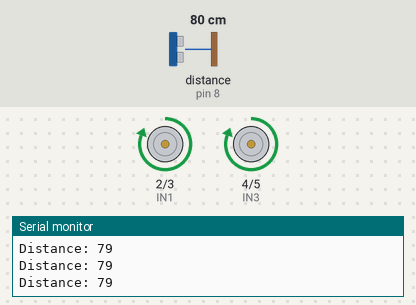
The sketch below on a simulated Arduino Uno, built with avr-gcc and run on an emulated ATmega328P. Parts: motor-driver pin pairs drawn as motors (green arrow = first pin HIGH = forward, orange = second pin HIGH = backward, longer = more drive), the last lines printed to the serial monitor. Wiring (inferred from the names in the program): ultrasonic range finder: trigger pin 9; echo pin 8. Inputs (shaded band) come from the test bench; at power-on: distance to the obstacle (sensor on pin 8) 80 cm. The echo pulse lasts 58.3 µs per cm.

Above: at 1.2 s.
1.3 s: distance to the obstacle (sensor on pin 8) set to 29 cm
4.3 s: distance to the obstacle (sensor on pin 8) set to 24 cm
At 5.0 s:
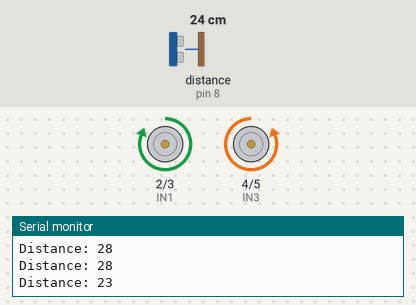
7.3 s: distance to the obstacle (sensor on pin 8) set to 250 cm
At 8.7 s:
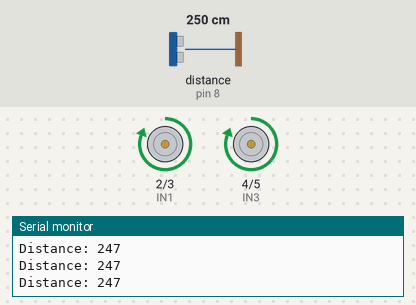
9.0 s: distance to the obstacle (sensor on pin 8) set to 2 cm
At 9.15 s:
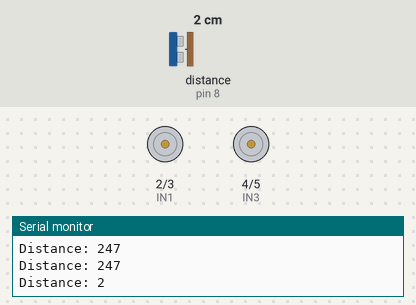
Timing chart, 0 to 13.0 s (numbered marks = the images above; inputs shaded):
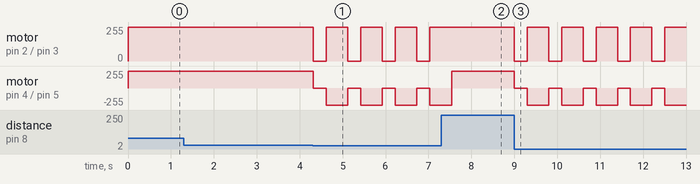

The sketch:

autonomous_vehicle.ino
```cpp
#include <SoftwareSerial.h>

#define trigPin 9
#define echoPin 8

#define IN1 2
#define IN2 3
#define IN3 4
#define IN4 5

SoftwareSerial gpsSerial(10, 11); // RX, TX

long duration;
int distance;

void setup() {
  pinMode(trigPin, OUTPUT);
  pinMode(echoPin, INPUT);

  pinMode(IN1, OUTPUT);
  pinMode(IN2, OUTPUT);
  pinMode(IN3, OUTPUT);
  pinMode(IN4, OUTPUT);

  Serial.begin(9600);
  gpsSerial.begin(9600);

  Serial.println("Autonomous Vehicle Initialized");
}

void loop() {
  distance = getDistance();
  Serial.print("Distance: ");
  Serial.println(distance);

  if (distance > 25) {
    moveForward();
  } else {
    stopMotor();
    delay(300);
    turnRight();
    delay(500);
  }

  readGPS();
}

int getDistance() {
  digitalWrite(trigPin, LOW);
  delayMicroseconds(2);

  digitalWrite(trigPin, HIGH);
  delayMicroseconds(10);
  digitalWrite(trigPin, LOW);

  duration = pulseIn(echoPin, HIGH);
  return duration * 0.034 / 2;
}

void moveForward() {
  digitalWrite(IN1, HIGH);
  digitalWrite(IN2, LOW);
  digitalWrite(IN3, HIGH);
  digitalWrite(IN4, LOW);
}

void turnRight() {
  digitalWrite(IN1, HIGH);
  digitalWrite(IN2, LOW);
  digitalWrite(IN3, LOW);
  digitalWrite(IN4, HIGH);
}

void stopMotor() {
  digitalWrite(IN1, LOW);
  digitalWrite(IN2, LOW);
  digitalWrite(IN3, LOW);
  digitalWrite(IN4, LOW);
}

void readGPS() {
  while (gpsSerial.available()) {
    char c = gpsSerial.read();
    Serial.write(c);
  }
}
```

Measured:
- the behaviour switches between 27 and 26 cm on distance to the obstacle (sensor on pin 8) (found by bisection; images 0 and 1)
- after the input at 4.3 s, motor on pin 2 (IN1) / pin 3 (IN2): alternates forward 255/255 for 0.50 s and stopped for 0.30 s, starting at once; motor on pin 4 (IN3) / pin 5 (IN4): alternates backward 255/255 for 0.50 s and stopped for 0.30 s, starting at once
- after the input at 7.3 s, motor on pin 2 (IN1) / pin 3 (IN2): stops changing and stays forward 255/255
- after the input at 9.0 s, motor on pin 2 (IN1) / pin 3 (IN2): alternates forward 255/255 for 0.50 s and stopped for 0.30 s, starting at once; motor on pin 4 (IN3) / pin 5 (IN4): alternates backward 255/255 for 0.50 s and stopped for 0.30 s, starting at once
